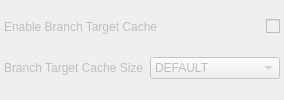
                   <widget class="QWidget" name="G_BRANCH_TARGET_DISABLED_PAGE" >
                    <layout class="QVBoxLayout" >
                     <property name="margin" >
                      <number>0</number>
                     </property>
                     <property name="spacing" >
                      <number>0</number>
                     </property>
                     <item>
                      <layout class="QHBoxLayout" >
                       <property name="margin" >
                        <number>4</number>
                       </property>
                       <property name="spacing" >
                        <number>6</number>
                       </property>
                       <item>
                        <widget class="QLabel" name="G_USE_BRANCH_TARGET_CACHE_LABEL_0" >
                         <property name="sizePolicy" >
                          <sizepolicy>
                           <hsizetype>7</hsizetype>
                           <vsizetype>5</vsizetype>
                           <horstretch>0</horstretch>
                           <verstretch>0</verstretch>
                          </sizepolicy>
                         </property>
                         <property name="toolTip" >
                          <string>&lt;qt>&lt;i>&lt;font color="grey">Enable Branch Target Cache in MicroBlaze.  When this parameter is set, the branch target cache is implemented, which improves branch performance by predicting conditional branches and caching branch targets.&lt;/font>&lt;/i>&lt;br>&lt;br>Note that to be able to use the Branch Target Cache, area optimization must not be enabled on the preceeding page.&lt;/qt></string>
                         </property>
                         <property name="text" >
                          <string>Enable Branch Target Cache</string>
                         </property>
                         <property name="enabled" >
                          <bool>false</bool>
                         </property>
                        </widget>
                       </item>
                       <item>
                        <widget class="QCheckBox" name="G_USE_BRANCH_TARGET_CACHE_0" >
                         <property name="sizePolicy" >
                          <sizepolicy>
                           <hsizetype>1</hsizetype>
                           <vsizetype>0</vsizetype>
                           <horstretch>0</horstretch>
                           <verstretch>1</verstretch>
                          </sizepolicy>
                         </property>
                         <property name="text" >
                          <string/>
                         </property>
                         <property name="enabled" >
                          <bool>false</bool>
                         </property>
                        </widget>
                       </item>
                      </layout>
                     </item>
                     <item>
                      <layout class="QHBoxLayout" >
                       <property name="margin" >
                        <number>4</number>
                       </property>
                       <property name="spacing" >
                        <number>6</number>
                       </property>
                       <item>
                        <widget class="QLabel" name="G_BRANCH_TARGET_CACHE_SIZE_LABEL_0" >
                         <property name="sizePolicy" >
                          <sizepolicy>
                           <hsizetype>7</hsizetype>
                           <vsizetype>5</vsizetype>
                           <horstretch>0</horstretch>
                           <verstretch>0</verstretch>
                          </sizepolicy>
                         </property>
                         <property name="toolTip" >
                          <string>&lt;qt>&lt;i>&lt;font color="grey">This parameter specifies the Branch Target Cache size.  The DEFAULT value, which uses one Block RAM, gives 1024 cache entries in Virtex-5, Virtex-6 or Series 7, and 512 in all other architectures.  This value is recommended, unless Block RAM use must be avoided or further performance increase is desired.  Values from 8 to 64 entries are implemented with Distributed RAM, and values from 512 to 2048 entries use Block RAM.&lt;/font>&lt;/i>&lt;/qt></string>
                         </property>
                         <property name="text" >
                          <string>Branch Target Cache Size</string>
                         </property>
                         <property name="enabled" >
                          <bool>false</bool>
                         </property>
                        </widget>
                       </item>
                       <item>
                        <widget class="QComboBox" name="G_BRANCH_TARGET_CACHE_SIZE_0" >
                         <property name="minimumSize" >
                          <size>
                           <width>130</width>
                           <height>0</height>
                          </size>
                         </property>
                         <property name="enabled" >
                          <bool>false</bool>
                         </property>
                         <item>
                          <property name="text" >
                           <string>DEFAULT</string>
                          </property>
                         </item>
                         <item>
                          <property name="text" >
                           <string>8 ENTRIES</string>
                          </property>
                         </item>
                         <item>
                          <property name="text" >
                           <string>16 ENTRIES</string>
                          </property>
                         </item>
                         <item>
                          <property name="text" >
                           <string>32 ENTRIES</string>
                          </property>
                         </item>
                         <item>
                          <property name="text" >
                           <string>64 ENTRIES</string>
                          </property>
                         </item>
                         <item>
                          <property name="text" >
                           <string>512 ENTRIES</string>
                          </property>
                         </item>
                         <item>
                          <property name="text" >
                           <string>1024 ENTRIES</string>
                          </property>
                         </item>
                         <item>
                          <property name="text" >
                           <string>2048 ENTRIES</string>
                          </property>
                         </item>
                        </widget>
                       </item>
                      </layout>
                     </item>
                    </layout>
                   </widget>
